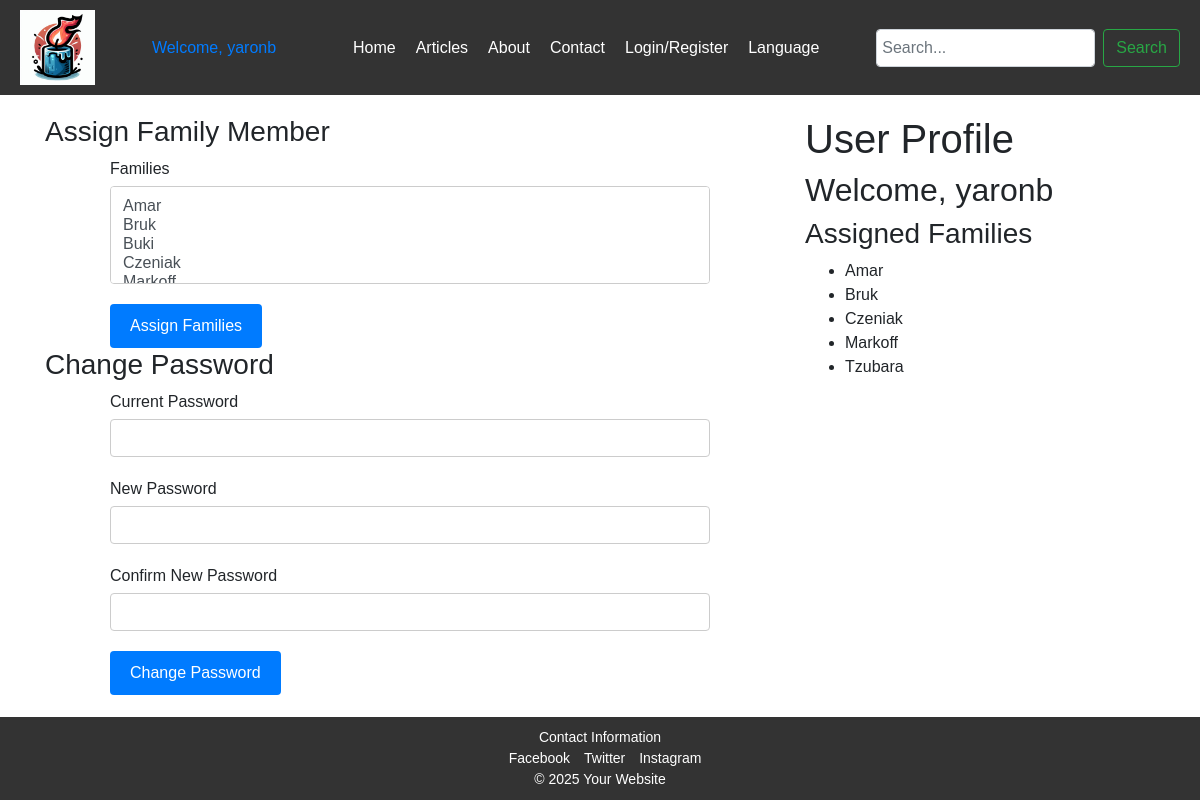
Page /user (signed in) on the committed database.
### app/models.py (models this page shows, shortened)
class User(UserMixin, db.Model):
    id = db.Column(db.Integer, primary_key=True)
    username = db.Column(db.String(64), unique=True, nullable=False)
    email = db.Column(db.String(120), unique=True, nullable=False)
    password_hash = db.Column(db.String(128))
    joined_at = db.Column(db.DateTime, default=datetime.utcnow)
    role = db.Column(db.String(64), default='user', nullable=False)
    posts = db.relationship('Post', backref='author', lazy=True)
    comments = db.relationship('Comment', backref='author', lazy=True)
    families = db.relationship('Family', secondary=user_families, backref=db.backref('users', lazy=True))

class Family(db.Model):
    id = db.Column(db.Integer, primary_key=True)
    name = db.Column(db.String(128), nullable=False, unique=True)
    name_he = db.Column(db.String(128), nullable=False, unique=True)
    members = db.relationship('Post', backref='family', lazy=True)

### app/main/routes.py (the view, shortened to what this page needs)
@main.route('/user', methods=['GET', 'POST'], endpoint='user')
@login_required
def user():
    user = current_user
    families = Family.query.order_by(Family.name).all()
    assign_family_form = AssignFamilyForm()
    change_password_form = ChangePasswordForm()
    assign_family_form.family_ids.choices = [(family.id, family.name) for family in families]
    assign_family_form.user_id.data = user.id
    return render_template('en/user.html', user=user, families=families, assign_family_form=assign_family_form, change_password_form=change_password_form)

### app/auth/forms.py
class AssignFamilyForm(FlaskForm):
    user_id = HiddenField('User ID', validators=[DataRequired()])
    family_ids = SelectMultipleField('Families', coerce=int, validators=[DataRequired()])
    submit = SubmitField('Assign Family')
    user_id_he = HiddenField('מזהה משתמש', validators=[DataRequired()])
    family_ids_he = SelectMultipleField('משפחות', coerce=int, validators=[DataRequired()])
    submit_he = SubmitField('הקצה משפחה')

class ChangePasswordForm(FlaskForm):
    current_password = PasswordField('Current Password', validators=[DataRequired()])
    new_password = PasswordField('New Password', validators=[DataRequired(), Length(min=6)])
    confirm_new_password = PasswordField('Confirm New Password', validators=[DataRequired(), EqualTo('new_password')])
    submit = SubmitField('Change Password')
    current_password_he = PasswordField('סיסמה נוכחית', validators=[DataRequired()])
    new_password_he = PasswordField('סיסמה חדשה', validators=[DataRequired(), Length(min=6)])
    confirm_new_password_he = PasswordField('אשר סיסמה חדשה', validators=[DataRequired(), EqualTo('new_password')])
    submit_he = SubmitField('שנה סיסמה')

### app/main/templates/en/user.html (shortened to what this page needs)
{% extends "en/layout.html" %}
{% block content %}
<div class="container">
    <div class="row">
        <div class="col-md-8">
            <h3>Assign Family Member</h3>
            <form method="POST" action="{{ url_for('main.user') }}">
                <div class="form-group">
                    <label for="family_ids">Families</label>
                    {{ assign_family_form.family_ids(class="form-control") }}
                </div>
                <button type="submit" class="btn btn-primary" name="assign_family">Assign Families</button>
            </form>
            <h3>Change Password</h3>
            <form method="POST" action="{{ url_for('main.user') }}">
                <div class="form-group">
                    {{ change_password_form.current_password.label }}
                    {{ change_password_form.current_password(class="form-control") }}
                </div>
                <div class="form-group">
                    {{ change_password_form.new_password.label }}
                    {{ change_password_form.new_password(class="form-control") }}
                </div>
                <div class="form-group">
                    {{ change_password_form.confirm_new_password.label }}
                    {{ change_password_form.confirm_new_password(class="form-control") }}
                </div>
                <button type="submit" class="btn btn-primary" name="change_password">Change Password</button>
            </form>
        </div>
        <div class="col-md-4">
            <h1>User Profile</h1>
            <h2>Welcome, {{ user.username }}</h2>
            <h3>Assigned Families</h3>
            <ul>
                {% for family in user.families|sort(attribute='name') %}
                <li>{{ family.name }}</li>
                {% endfor %}
            </ul>
        </div>
    </div>
</div>
{% endblock %}

### app/main/templates/en/layout.html (shortened to what this page needs)
<!DOCTYPE html>
<html lang="en">
<head>
    <link href="https://stackpath.bootstrapcdn.com/bootstrap/4.5.2/css/bootstrap.min.css" rel="stylesheet">
    <link rel="stylesheet" href="{{ url_for('static', filename='css/styles.css') }}">
</head>
<body>
    <header>
        <img src="{{ url_for('static', filename='images/candlelogo.png') }}" alt="Yizkor Logo" style="width:75px; height:auto;">
        {% if current_user.is_authenticated %}
        <span class="navbar-text">
            <a class="navbar-text" href="{{ url_for('main.user') }}">
                Welcome, {{ current_user.username }}
            </a>
        </span>
        {% endif %}
        <nav>
            <ul>
                <li><a href="{{ url_for('main.index') }}">Home</a></li>
                <li class="dropdown">
                    <a href="{{ url_for('main.articles') }}">Articles</a>
                </li>
                <li><a href="{{ url_for('main.about') }}">About</a></li>
                <li><a href="{{ url_for('main.contact') }}">Contact</a></li>
                <li class="dropdown">
                    <a href="#">Login/Register</a>
                </li>
                <li class="dropdown">
                    <a href="#">Language</a>
                </li>
            </ul>
        </nav>
        <div class="search-bar">
            <form class="form-inline my-2 my-lg-0" method="GET" action="{{ url_for('main.search') }}">
                <input class="form-control mr-sm-2" type="search" placeholder="Search..." aria-label="Search" name="query">
                <button class="btn btn-outline-success my-2 my-sm-0" type="submit">Search</button>
            </form>
        </div>
    </header>
    <main>
        {% block content %}{% endblock %}
    </main>
    <footer>
        <div class="contact">Contact Information</div>
        <div class="social-media">
            <a href="#">Facebook</a>
            <a href="#">Twitter</a>
            <a href="#">Instagram</a>
        </div>
        <div class="copyright">© 2025 Your Website</div>
    </footer>
</body>
</html>

### app/static/css/styles.css (style rules this page uses)
body { display: flex; flex-direction: column; min-height: 100vh; margin: 0; font-family: Arial, sans-serif; }
header { display: flex; justify-content: space-between; align-items: center; padding: 10px 20px; background-color: #333; color: white; }
nav ul { list-style: none; margin: 0; padding: 0; display: flex; }
nav ul li { margin-left: 20px; }
nav ul li a { color: white; text-decoration: none; font-size: 16px; }
.search-bar input { padding: 5px; font-size: 16px; }
main { flex: 1; padding: 20px; }
footer { padding: 10px 20px; background-color: #333; color: white; text-align: center; margin-top: auto; }
footer .contact, footer .social-media, footer .copyright { font-size: 14px; }
footer .social-media a { margin-left: 10px; color: white; text-decoration: none; }
form { max-width: 600px; margin: 0 auto; }
.form-group { margin-bottom: 20px; }
.form-group label { display: block; margin-bottom: 5px; }
.form-group .form-control { width: 100%; padding: 10px; font-size: 16px; border: 1px solid #ccc; border-radius: 4px; }
.btn-primary { background-color: #007bff; color: white; padding: 10px 20px; border: none; border-radius: 4px; cursor: pointer; }

### rows in the picture
User: username "yaronb"
Family: name "Amar"
Family: name "Bruk"
Family: name "Czeniak"
Family: name "Markoff"
Family: name "Tzubara"

### other values in the picture
{{ change_password_form.current_password.label }} "Current Password"
{{ change_password_form.new_password.label }} "New Password"
{{ change_password_form.confirm_new_password.label }} "Confirm New Password"
